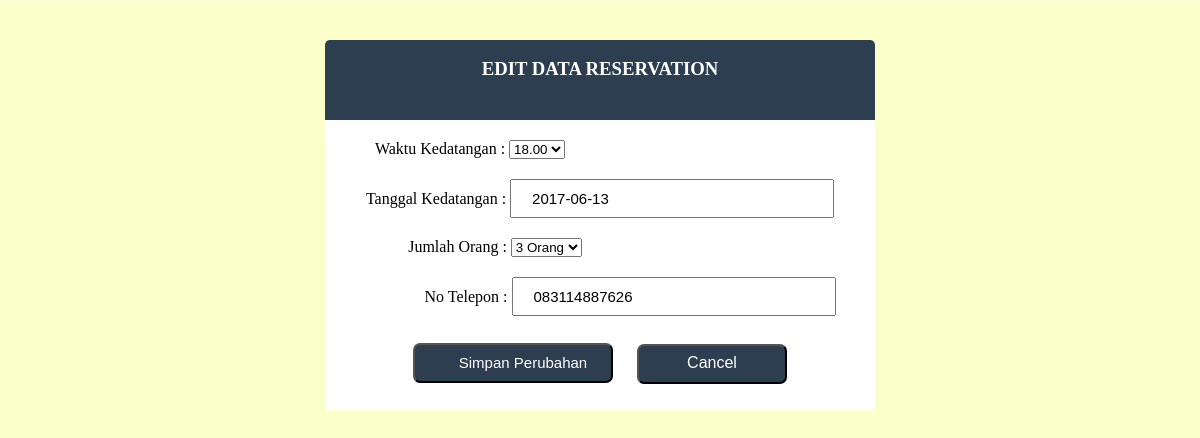
The page /admin/form-edit-data-reservation.php?id=33 on the database its author committed.
### tables this page shows
CREATE TABLE IF NOT EXISTS `reservation` (
`id` int(11) NOT NULL,
  `id_user` int(11) NOT NULL,
  `waktu_datang` time NOT NULL,
  `tanggal` date NOT NULL,
  `jml_org` int(11) NOT NULL,
  `no_telp` varchar(13) NOT NULL
);

### admin/form-edit-data-reservation.php (the view, shortened to what this page needs)
<?php
  $connection = mysqli_connect("localhost:3306","root","","restoran");
  $id = $_GET['id'];
  $query = mysqli_query($connection, "SELECT * FROM reservation WHERE id='$id'");
  $row = mysqli_fetch_array($query);
 ?>
 <!DOCTYPE html>
 <html>
   <head>
     <link rel="stylesheet" type="text/css" href="../css/styleadmin.css">
     <link rel="stylesheet" href="../jquery-ui-1.11.4/smoothness/jquery-ui.css">
     <link rel="stylesheet" href="../jquery-ui-1.11.4/jquery-ui.theme.css">
   </head>
   <body>
    <div class="cres-resv">
     <form action="proses-edit.php" method="post" class="edit-data">
       <div class="blue"><br><font color="white"><h3>EDIT DATA RESERVATION</h3></font></div>
       <label>Waktu Kedatangan :</label>
       <select name="waktu_datang" id="waktu_datang" value="<?php echo $row['waktu_datang'];?>">
         <option value="18:00:00" <?= ($row['waktu_datang'] == "18:00:00") ? 'selected' : '' ; ?>>18.00</option>
       </select>
       <br>
       <label>Tanggal Kedatangan :</label>
       <input type="text" name="tanggal" id="tanggal" class="tanggal-reg" value="<?php echo $row['tanggal']; ?>">
       <br>
       <label>Jumlah Orang :</label>
       <select name="jml_org" id="jml_org" value="<?php echo $row['jml_org']; ?>" >
         <option value="3" <?= ($row['jml_org'] == 3) ? 'selected' : '' ; ?>>3 Orang</option>
       </select>
       <br>
       <label>No Telepon :</label>
       <input type="text" name="no_telp" id="no_telp" value="<?php echo $row['no_telp'] ?>">
       <br>
       <br>
       <input type="submit" value="Simpan Perubahan" class="btn-edit" onclick="return confirm ('Yakin Data sudah benar diinputkan?')">
       <button type="button" class="btn-edit-cancel" onclick="window.location='index-admin.php?message'">
        <center><font size="3px">Cancel</font></center></button>
     </form>
     </div>
   </body>
 </html>

### css/styleadmin.css (style rules this page uses)
* { margin: 0; padding: 0; }
.cres-resv { width: 550px; height: 370px; text-align: center; background-color: white; margin: 0 auto; border-radius: 4px; margin-top: 90px; }
input[type="text"],[type="password"] { height: 35px; width: 200px; font-size: 15px; margin-bottom: 20px; padding-left: 20px; }
input { height: 35px; width: 400px; font-size: 15px; margin-bottom: 20px; padding-left: 20px; }
#waktu_datang { margin-top: 20px; margin-right: 260px; margin-bottom: 10px; }
.tanggal-reg { margin-top: 10px; padding-right: 100px; }
#jml_org { text-align:left; margin-right: 210px; margin-bottom: 10px; }
#no_telp { margin-top: 10px; padding-right: 100px; margin-right: -60px; margin-bottom: 10px; }
.blue { height: 80px; width: 550px; margin-top: -60px; background-color: #2c3e50; border-top-left-radius: 5px; border-top-right-radius: 5px; }
.edit-data { margin-top: 100px; }
.btn-edit { background: #2c3e50; background-position: 0px -401px; color: white; height: 40px; width: 200px; margin-top: -1px; padding-bottom: 2px; border-radius: 7px; }
.btn-edit-cancel { background: #2c3e50; background-position: 0px -401px; color: white; height: 40px; width: 150px; margin-top: -1px; padding-bottom: 2px; border-radius: 7px; margin-left: 20px; }

### admin/form-edit-data-reservation.php (style rules this page uses)
body { background-image: url(../picture/bgadmin.png); background-repeat: no-repeat; background-size: 100% 770px; }

### rows shown on the page
reservation: waktu_datang "18.00", tanggal "2017-06-13", jml_org "3 Orang", no_telp "083114887626"
